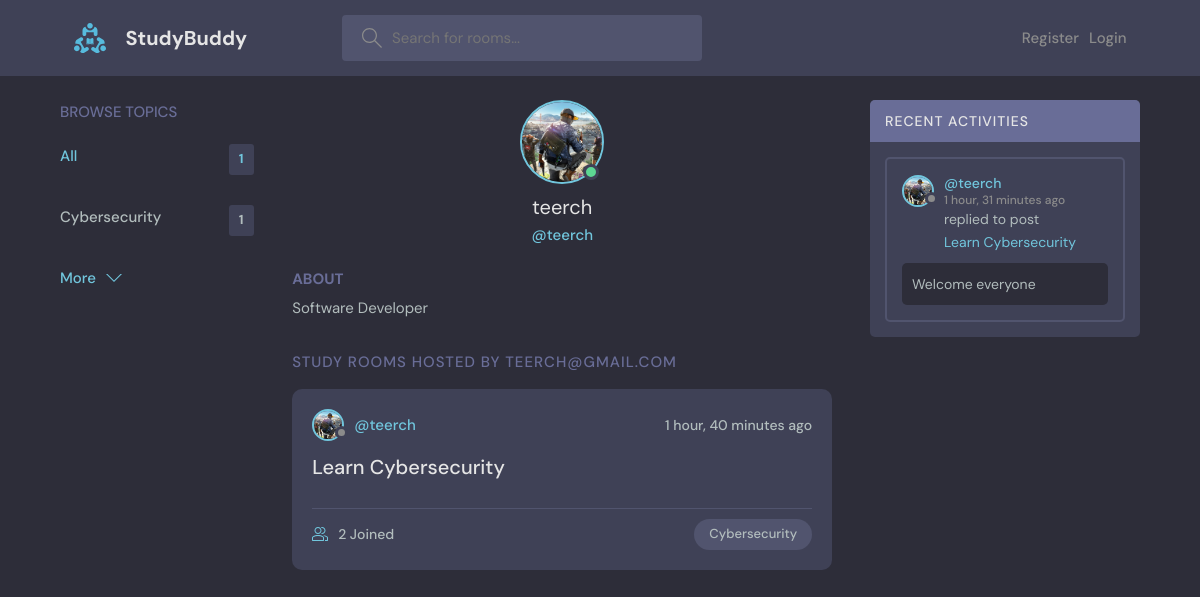
The app's page /profile/1 with its own data.
### base/models.py (models this page shows, shortened)
class Topic(models.Model):
    name = models.CharField(max_length=200)

class User(AbstractUser):
    email = models.EmailField(unique=True, null=True)
    bio = models.TextField(null=True)
    avatar = models.ImageField(null=True, default="avatar.svg")
    USERNAME_FIELD = 'email'
    REQUIRED_FIELDS = []

class Room(models.Model):
    host = models.ForeignKey(User, on_delete=models.SET_NULL, null=True)
    topic = models.ForeignKey(Topic, on_delete=models.SET_NULL, null=True)
    name = models.CharField(max_length=200)
    description = models.TextField(null=True, blank=True)
    participants = models.ManyToManyField(User, blank=True, related_name='participants')
    updated = models.DateTimeField(auto_now=True)
    created = models.DateTimeField(auto_now_add=True)
    class Meta:
        ordering = ['-updated','-created']
    def __str__(self):
        return self.name

class Message(models.Model):
    user = models.ForeignKey(User, on_delete=models.CASCADE)
    room = models.ForeignKey(Room, on_delete=models.CASCADE)
    body = models.TextField()
    updated = models.DateTimeField(auto_now=True)
    created = models.DateTimeField(auto_now_add=True)
    class Meta:
        ordering = ['-updated','-created']

### base/views.py (the view)
# urls.py: path('profile/<int:id>', views.user_profile, name='profile'),
def user_profile(request, id):
    user = User.objects.get(id=id)
    rooms = user.room_set.all()
    room_activity = user.message_set.all()
    topics = Topic.objects.all()
    context = {'user': user, 'rooms': rooms, 'room_activity': room_activity, 'topics': topics}
    return render(request, 'base/profile.html', context)

### base/templates/base/profile.html (shortened to what this page needs)
{% extends 'layout.html' %}
{% block content %}
<main class="profile-page layout layout--3">
<div class="container">
        {% include 'base/topics_component.html' %}
    <div class="roomList">
        <div class="profile">
          <div class="profile__avatar">
            <div class="avatar avatar--large active">
              <img src="{{user.avatar.url}}" />
            </div>
          </div>
          <div class="profile__info">
            <h3>{{user.username}}</h3>
            <p>@{{user.username}}</p>
          </div>
          <div class="profile__about">
            <h3>About</h3>
            <p>
              {{user.bio}}
            </p>
          </div>
        </div>
        <div class="roomList__header">
          <div>
            <h2>Study Rooms Hosted by {{user}}</a>
            </h2>
          </div>
        </div>
        {% include 'base/feed_component.html' %}
      </div>
    {% include 'base/activity_component.html' %}
</div>
</main>
{% endblock content %}

### templates/layout.html (shortened to what this page needs)
<!DOCTYPE html>
{% load static %}
<html lang="en">
    <head>
        <link rel="stylesheet" href="{% static 'css/style.css' %}" />
        <link rel="stylesheet" href="{% static 'css/main.css' %}" />
    </head>
    <body>
        {% include 'navbar.html'%}
        {% block content %}
        {% endblock %}
    </body>
</html>

### templates/navbar.html (shortened to what this page needs)
{% load static %}
<header class="header header--loggedIn">
  <div class="container">
    <a href="{% url 'home' %}" class="header__logo">
      <img src="{% static 'images/logo.svg' %}" />
      <h1>StudyBuddy</h1>
    </a>
    <form class="header__search" method="GET" action="{% url 'home' %}">
      <label>
        <input name="q" placeholder="Search for rooms..." />
      </label>
    </form>
    <nav class="header__menu" style="display:flex;justify-content: center; align-items:center;">
      {% if request.user.is_authenticated %}
      <div class="header__user">
        <a href="{% url 'profile' request.user.id %}">
          <div class="avatar avatar--medium active">
            <img src="{{request.user.avatar.url}}" />
          </div>
          <p>{{request.user.username}} <span>@{{request.user.username}}</span></p>
        </a>
        <button class="dropdown-button">
          <svg
            version="1.1"
            xmlns="http://www.w3.org/2000/svg"
            width="32"
            height="32"
            viewBox="0 0 32 32"
          >
            <title>chevron-down</title>
            <path d="M16 21l-13-13h-3l16 16 16-16h-3l-13 13z"></path>
          </svg>
        </button>
      </div>
      {% else %}
      <div style="display: flex; gap: 10px; ">
        <a href="{% url 'register' %}">
          <p>Register</p>
        </a>
        <a href="{% url 'login' %}">
          <p>Login</p>
        </a>
      </div>
      {% endif %}
    </nav>
  </div>
</header>

### base/templates/base/topics_component.html
<div class="topics">
    <div class="topics__header">
      <h2>Browse Topics</h2>
    </div>
    <ul class="topics__list">
      <li>
        <a href="{% url 'home' %}" class="active">All <span>{{topics.count}}</span></a>
      </li>
      {% for topic in topics %}
      <li>
        <a href="{% url 'home' %}?q={{topic.name|urlencode}}">{{topic.name}} <span>{{topic.room_set.all.count}}</span></a>
      </li>
      {% endfor %}
    </ul>
    <a class="btn btn--link" href="{% url 'topics' %}">
      More
      <svg
        version="1.1"
        xmlns="http://www.w3.org/2000/svg"
        width="32"
        height="32"
        viewBox="0 0 32 32"
      >
        <title>chevron-down</title>
        <path d="M16 21l-13-13h-3l16 16 16-16h-3l-13 13z"></path>
      </svg>
    </a>
</div>

### base/templates/base/feed_component.html (shortened to what this page needs)
{% for room in rooms %}
    <div class="roomListRoom">
        <div class="roomListRoom__header">
        <a href="{% url 'profile' room.host.id %}" class="roomListRoom__author">
            <div class="avatar avatar--small">
            <img src="{{room.host.avatar.url}}" />
            </div>
            <span>@{{room.host.username}}</span>
        </a>
        <div class="roomListRoom__actions">
            <span>{{room.created|timesince}} ago</span>
        </div>
        </div>
        <div class="roomListRoom__content">
        <a href="{% url 'room' room.id %}">{{room.name}}</a>
        </div>
        <div class="roomListRoom__meta">
        <a href="{% url 'room' room.id %}" class="roomListRoom__joined">
            {{room.participants.all.count}} Joined
        </a>
        <p class="roomListRoom__topic">{{room.topic.name}}</p>
        </div>
    </div>
{% endfor %}

### base/templates/base/activity_component.html (shortened to what this page needs)
<div class="activities">
    <div class="activities__header">
      <h2>Recent Activities</h2>
    </div>
    {% for message in room_activity %}
    <div class="activities__box">
      <div class="activities__boxHeader roomListRoom__header">
        <a href="{% url 'profile' message.user.id %}" class="roomListRoom__author">
          <div class="avatar avatar--small">
            <img src="{{message.user.avatar.url}}" />
          </div>
          <p>
            @{{message.user.username}}
            <span>{{message.created|timesince}} ago</span>
          </p>
        </a>
      </div>
      <div class="activities__boxContent">
        <p>
          replied to post <a href="{% url 'room' message.room.id %}">{{message.room}}</a>
        </p>
        <div class="activities__boxRoomContent">
          {{message.body}}
        </div>
      </div>
    </div>
    {% endfor %}
  </div>

### records on screen
Topic: name "Cybersecurity", room_set.all.count "1"
User: avatar (picture), username "teerch", bio "Software Developer", email "TEERCH@GMAIL.COM"
Room: host.avatar (picture), host.username "teerch", created "1 hour, 40 minutes", name "Learn Cybersecurity", participants.all.count "2", topic.name "Cybersecurity"
Message: user.avatar (picture), user.username "teerch", created "1 hour, 31 minutes", room "Learn Cybersecurity", body "Welcome everyone"

### other values on screen
{{ topics.count }} "1"
